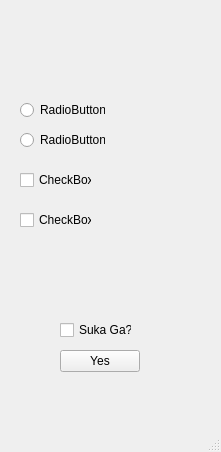
<?xml version="1.0" encoding="UTF-8"?>
<ui version="4.0">
 <class>MainWindow</class>
 <widget class="QMainWindow" name="MainWindow">
  <property name="geometry">
   <rect>
    <x>0</x>
    <y>0</y>
    <width>221</width>
    <height>452</height>
   </rect>
  </property>
  <property name="windowTitle">
   <string>MainWindow</string>
  </property>
  <widget class="QWidget" name="centralwidget">
   <widget class="QCheckBox" name="checkBox">
    <property name="geometry">
     <rect>
      <x>60</x>
      <y>320</y>
      <width>72</width>
      <height>20</height>
     </rect>
    </property>
    <property name="text">
     <string>Suka Ga?</string>
    </property>
   </widget>
   <widget class="QPushButton" name="pushButton">
    <property name="geometry">
     <rect>
      <x>60</x>
      <y>350</y>
      <width>80</width>
      <height>22</height>
     </rect>
    </property>
    <property name="text">
     <string>Yes</string>
    </property>
   </widget>
   <widget class="QRadioButton" name="radioButton">
    <property name="geometry">
     <rect>
      <x>20</x>
      <y>100</y>
      <width>85</width>
      <height>20</height>
     </rect>
    </property>
    <property name="text">
     <string>RadioButton</string>
    </property>
   </widget>
   <widget class="QRadioButton" name="radioButton_2">
    <property name="geometry">
     <rect>
      <x>20</x>
      <y>130</y>
      <width>85</width>
      <height>20</height>
     </rect>
    </property>
    <property name="text">
     <string>RadioButton</string>
    </property>
   </widget>
   <widget class="QCheckBox" name="checkBox_2">
    <property name="geometry">
     <rect>
      <x>20</x>
      <y>170</y>
      <width>72</width>
      <height>20</height>
     </rect>
    </property>
    <property name="text">
     <string>CheckBox</string>
    </property>
   </widget>
   <widget class="QCheckBox" name="checkBox_3">
    <property name="geometry">
     <rect>
      <x>20</x>
      <y>210</y>
      <width>72</width>
      <height>20</height>
     </rect>
    </property>
    <property name="text">
     <string>CheckBox</string>
    </property>
   </widget>
  </widget>
  <widget class="QMenuBar" name="menubar">
   <property name="geometry">
    <rect>
     <x>0</x>
     <y>0</y>
     <width>221</width>
     <height>21</height>
    </rect>
   </property>
  </widget>
  <widget class="QStatusBar" name="statusbar"/>
 </widget>
 <resources/>
 <connections/>
</ui>
